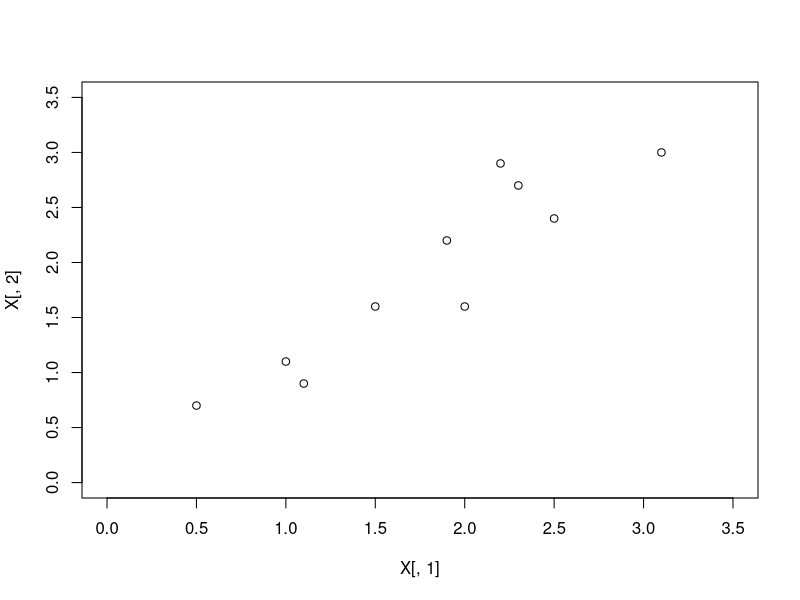

Reproduce this figure in R.
data<-function() {
    X<-matrix(c(2.5, 2.4,
        0.5, 0.7,
        2.2, 2.9,
        1.9, 2.2,
        3.1, 3.0,
        2.3, 2.7,
        2.,  1.6,
        1.,  1.1,
        1.5, 1.6,
        1.1, 0.9), ncol=2, byrow=T)
}

main<-function() {
    X<-data()
    N<-length(X[,1])

    png("test.png")
    plot(X[,1], X[,2], xlim=c(0.,3.5),ylim=c(0.,3.5))

    XAdj<-t(t(X)-colMeans(X))

    S<-cov(XAdj)
    lam<-eigen(S)$values
    vec<-eigen(S)$vectors

    print(vec)

    proj<-vec[, order(lam, decreasing=T)[1]]

    Xp<-X%*%proj
    print(Xp)
}

main()
